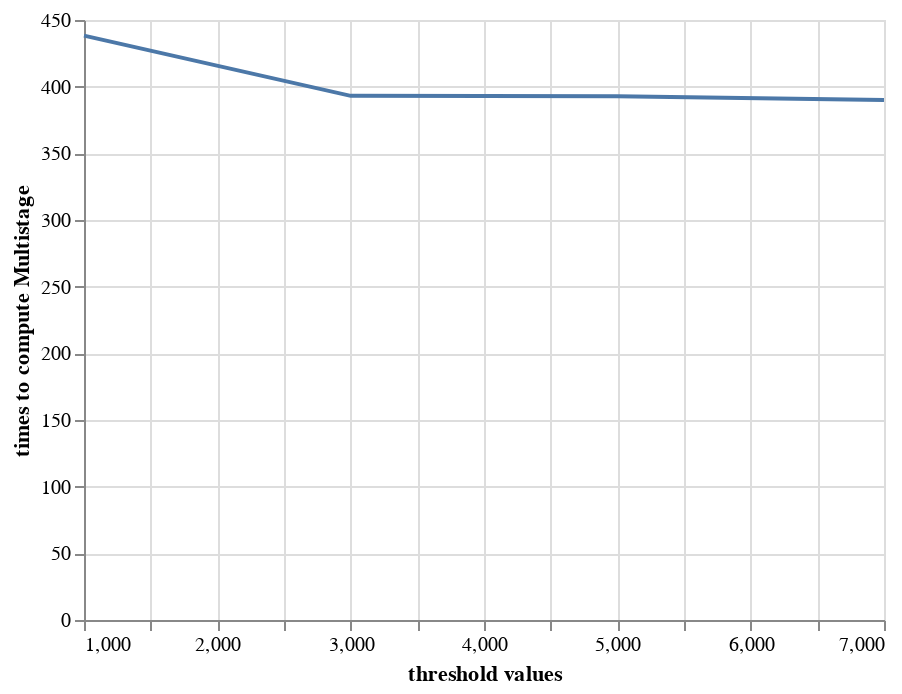

Notebook source saved alongside this figure:
### Markdown cell above
## TIME VS THRESHOLD

### Code cell
import altair as alt
x = [1000,3000,5000,7000]
y = times_MS
source = pd.DataFrame({
  'threshold values': x,
  'times to compute Multistage': y
})

alt.Chart(source).mark_line().encode(
    x='threshold values',
    y='times to compute Multistage'
)

### Figure 1 — Vega-Lite specification as saved in the notebook (floating-point values rounded to 4 significant figures)
{"config": {"view": {"continuousWidth": 400, "continuousHeight": 300}}, "data": {"name": "data-f24871b7da3d5d9f7a72641ea2336b20"}, "mark": "line", "encoding": {"x": {"field": "threshold values", "type": "quantitative"}, "y": {"field": "times to compute Multistage", "type": "quantitative"}}, "$schema": "https://vega.github.io/schema/vega-lite/v4.17.0.json", "datasets": {"data-f24871b7da3d5d9f7a72641ea2336b20": [{"threshold values": 1000, "times to compute Multistage": 438.3}, {"threshold values": 3000, "times to compute Multistage": 393.1}, {"threshold values": 5000, "times to compute Multistage": 392.9}, {"threshold values": 7000, "times to compute Multistage": 390.0}]}}
